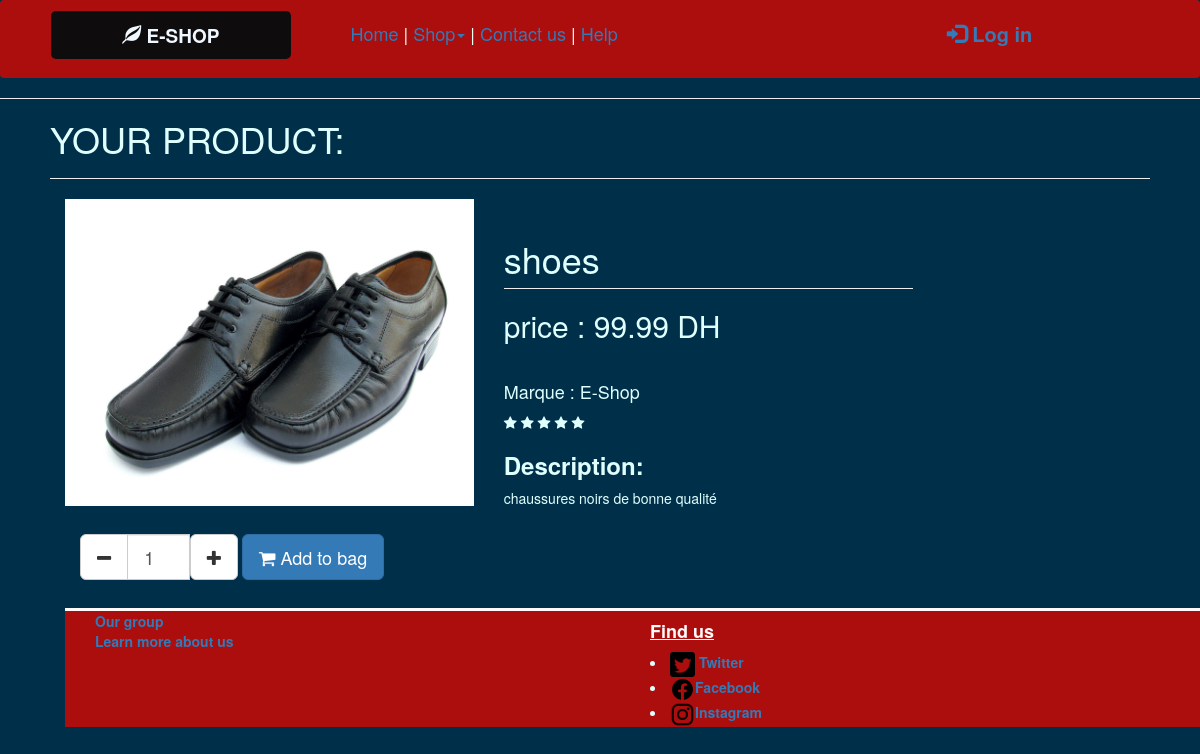
/product.php?product_id=121212121, run on the app's committed database.
### tables this page shows
CREATE TABLE `products` (
  `product_id` bigint(20) NOT NULL,
  `category_id` int(11) NOT NULL,
  `product_name` text NOT NULL,
  `keyo` text NOT NULL,
  `price` double NOT NULL,
  `photo` varchar(200) NOT NULL,
  `quantity` int(11) NOT NULL,
  `size` text NOT NULL,
  `sub_category_id` int(11) NOT NULL,
  `description` text NOT NULL
);

### product.php (the view, shortened to what this page needs)
<?php include 'conns.php'; ?>
<?php
	$conn = $pdo->open();
    if(isset($_GET['product_id'])){
	$product_id = $_GET['product_id'];
	try{
	    $stmt = $conn->prepare("SELECT *, product_name AS prodname, category_name AS catname, product_id AS prodid FROM products P LEFT JOIN category C ON C.category_id=P.category_id WHERE product_id= :product_id");
	    $stmt->execute(['product_id' => $product_id]);
	    $product = $stmt->fetch();
	}
	catch(PDOException $e){
		echo "There is some problem in connection: " . $e->getMessage();
	}
}
    ?>
<!DOCTYPE html>
<html lang="en">
<head>
    <link rel="stylesheet" href="css/style.css">
    <link rel="stylesheet" href="https://maxcdn.bootstrapcdn.com/bootstrap/3.4.1/css/bootstrap.min.css">
    <link rel="stylesheet" href="https://maxcdn.bootstrapcdn.com/bootstrap/3.4.1/css/bootstrap.min.css">
    <link  rel="stylesheet" href="https://stackpath.bootstrapcdn.com/font-awesome/4.7.0/css/font-awesome.min.css">
</head>
<body style="background-color: #003049;">
<header class="navbar" style="background-color:rgb(172, 13, 13);text-align:center; ">
        <a id="logo" class="col-sm-3 " href="index.php" alt="Home "><span class="glyphicon glyphicon-leaf "></span><b> E-SHOP</b></a>
        <nav class="col-sm-5" style="color:rgb(7, 7, 6);padding: 20px;font-size:large; ">
            <div class="navbar-header " style="color: mintcream;">
                <ul class="n">
                    <li id="nav"><a id="nav" href="index.php">Home </a></li>|
                    <li id="nav"class="dropdown"><a id="nav" class="dropdown-toggle" data-toggle="dropdown" href="">Shop<span class="caret"></span></a>
                    </li> |
                    <li id="nav"><a id="nav" href="Contact_us.html">Contact us </a></li>|
                    <li id="nav"><a id="nav" href="Help.php"> Help</a></li>
                </ul>
            </div>
        </nav>
        <?php
            if(isset($_COOKIE['userid'])){
                echo "
                <div class='col-sm-4' style='padding: 19px;font-size: 20px;'>
                    <div class='col-xs-4'>
                        <p style='color: rgb(243, 242, 242);margin-left: -60px;'>✔️Connected</p>
                    </div>
                    <div class='col-xs-4'>";
                    echo "<form method='POST' action='cookiecheck.php'><button id='nav' type='submit' class='btn btn-primary' name='cart'><span class='glyphicon glyphicon-shopping-cart'></span><b>Basket</b></button></form>
                    </div>
                    <div class='col-xs-4'>
                    <form method='POST' action='logout.php'><button id='nav' type='submit' class='btn btn-danger' name='logout'><b>Log out</b></button></form>
                    </div>
                </div>
                ";
            }else{
                echo "
                <div class='col-sm-4 ' style='padding: 19px;font-size: 20px; '>
                    <div class='col-sm-12 '>
                        <a id='nav' href='login.html' target='blanck'> <span class='glyphicon glyphicon-log-in '></span><b> Log in</b></a>
                    </div>
                </div>
                    ";
            }
        ?>
    </header>
    <hr>
    <div id="background">
        <div id=part style="margin-left:50px;margin-right: 50px;color:#E0FFFF ">
            <h1>YOUR PRODUCT:</h1>
            <hr>
            <div class="content-wrapper">
	    <div class="container">
	      <section class="content">
	        <div class="row">
	        	<div class="col-sm-9">
		            <div class="row">
		            	<div class="col-sm-6">
		            		<img src="<?php echo (!empty($product['photo'])) ? ''.$product['photo'] : 'images/noimage.jpg'; ?>" width="100%" class="zoom" data-magnify-src="images/large-<?php echo $product['photo']; ?>">
		            		<br><br>
							<form method="POST" class="navbar-form navbar-left" action="login.html">
							<div class="form-group">
							<div class="input-group col-sm-5">
								<span class="input-group-btn">
								      <button type="button" id="minus" class="btn btn-default btn-flat btn-lg"><i class="fa fa-minus"></i></button>
								</span>
								      <input type="text" name="quantity" id="quantity" class="form-control input-lg" value="1">
								<span class="input-group-btn">
								      <button type="button" id="add" class="btn btn-default btn-flat btn-lg"><i class="fa fa-plus"></i> </button>
							   </span>
								</div>
								<button type="submit" class="btn btn-primary btn-lg btn-flat"><i class="fa fa-shopping-cart"></i> Add to bag</button>
							</div>
		            		</form>
		            	</div>
		            	<div class="col-sm-6">
		            		<h1 class="page-header"><?php echo $product['product_name']; ?></h1>
                            <h2>price : <?php echo htmlspecialchars($product['price']); ?> DH</h2>
		            		<br>
							<h4> Marque : E-Shop </h4>
								<i class="fa fa-star" ></i>
								<i class="fa fa-star" ></i>
								<i class="fa fa-star" ></i>
								<i class="fa fa-star" ></i>
								<i class="fa fa-star" ></i>
		            		<h3><b>Description:</b></h3>
		            		<p><?php echo $product['description']; ?></p>
		            	</div>
		            </div>
		            <br>
	        	</div>
	        </div>
	      </section>
		  <?php include 'repetetive/footer.php'; ?>
</body>
</html>

### css/style.css (style rules this page uses)
a { color: black; }
a#logo:link, a#logo:visited { background-color: rgb(14, 12, 12); color: aliceblue; width: 20%; padding: 10px; margin-top: 10px; margin-left: 50px; font-size: 19px; text-decoration: none; border-radius: 5px 5px 5px 5px; }
a#nav { text-decoration: none; }
ul.n { list-style-type: none; }
li#nav { display: inline; }

### data on the page
products: photo (picture), product_name "shoes", price "99.99", description "chaussures noirs de bonne qualité"
